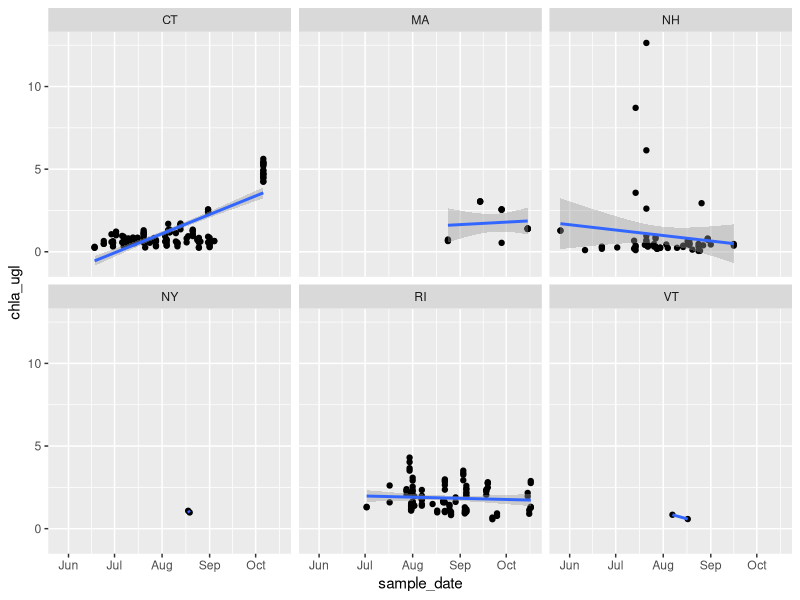
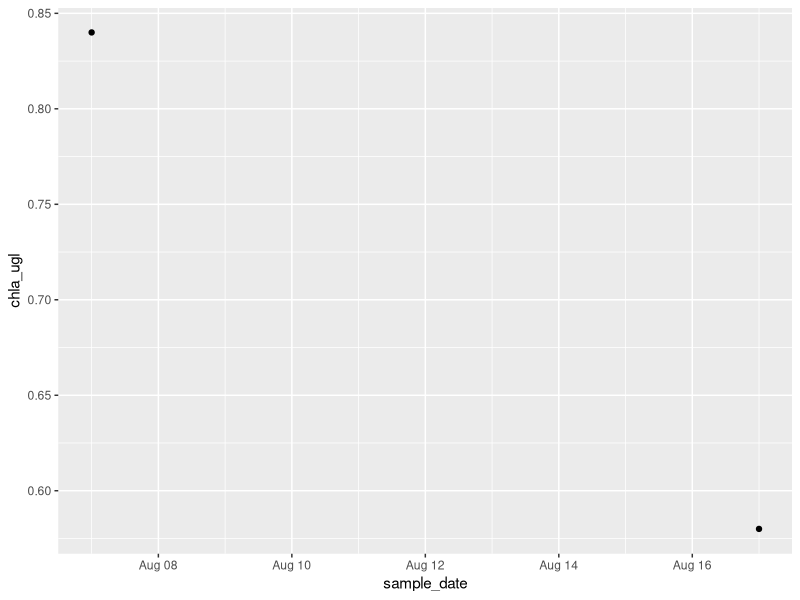
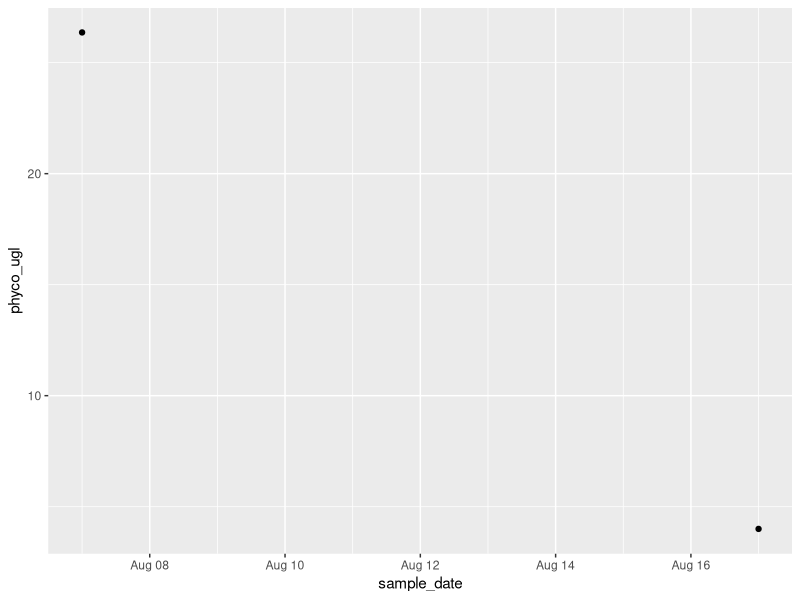
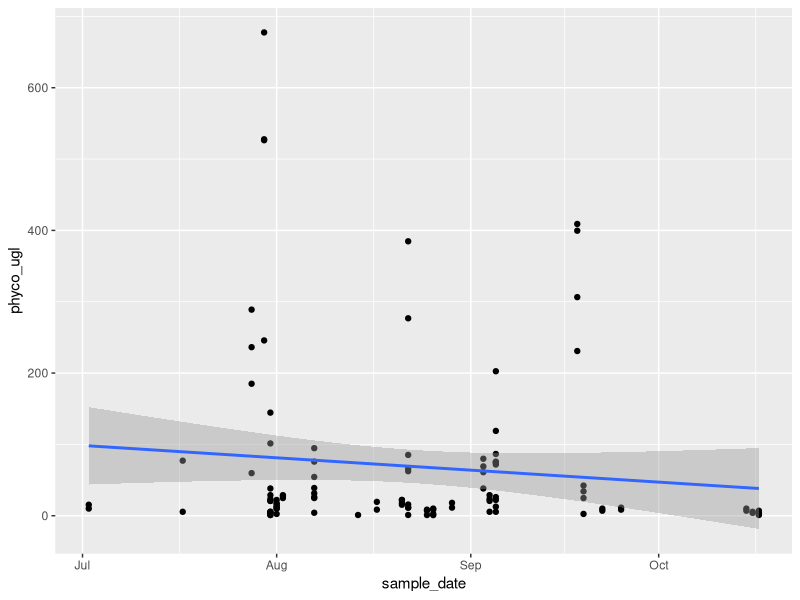
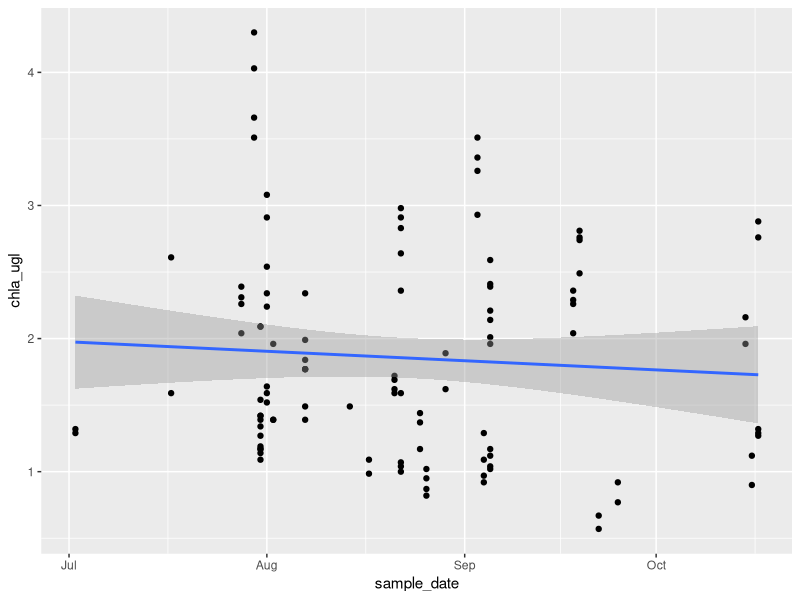
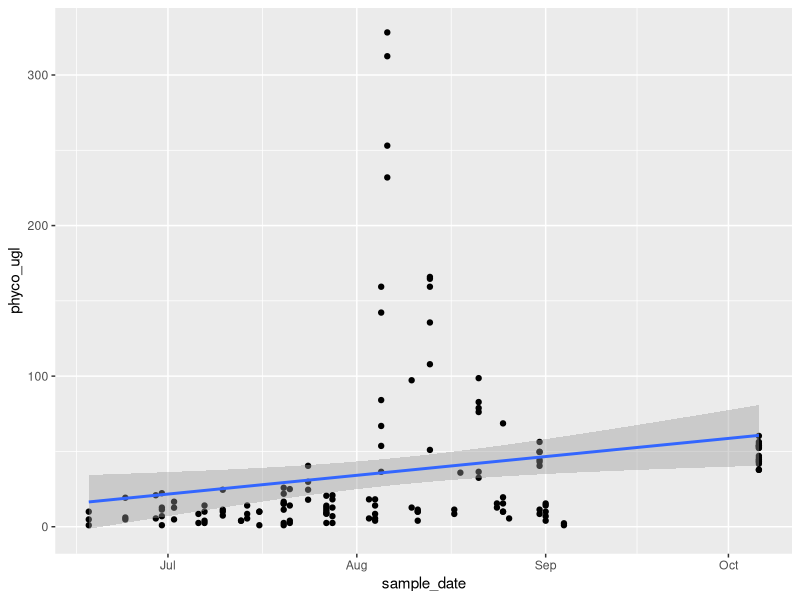
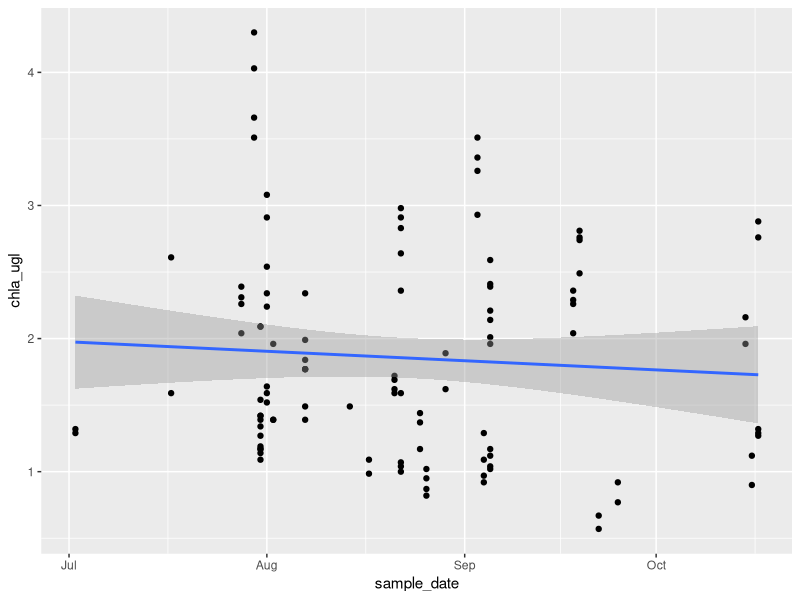
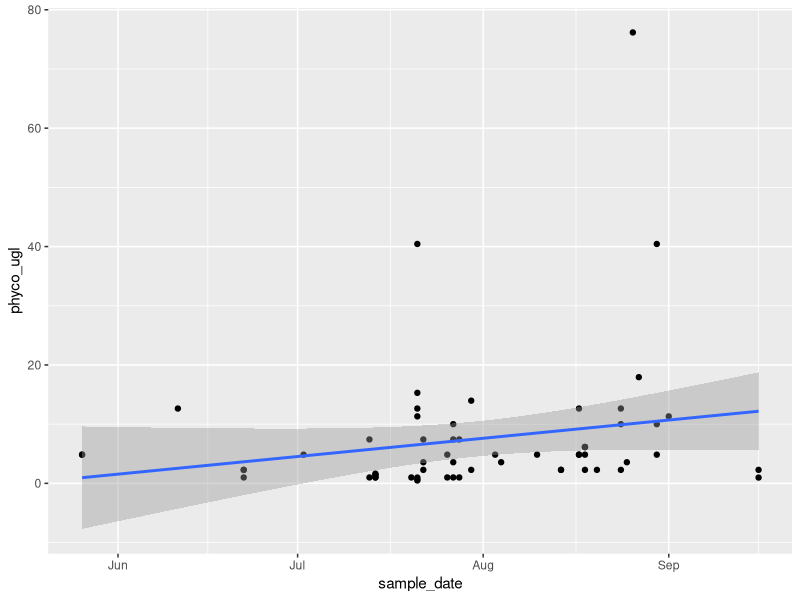

R code for these plots, in order:

library(tidyverse)
library(dplyr)
library(ggplot2)

dat2015 <- read_csv("may data_clean_2015.csv",guess_max = 2000) %>%
  filter(complete.cases(data.frame(chla_ugl,phyco_ugl))) %>%
  filter(chla_ugl > 0) %>% 
  filter(phyco_ugl > 0.1) %>%
  arrange(desc(chla_ugl), desc(phyco_ugl)) %>%
  filter(dilution == "1:1") %>%
  filter(analysis_rep == "Primary") %>%
  filter(fluorometer_type == "Beagle") %>%
  filter(sample_temp_c > 20 & sample_temp_c < 24)%>%
  filter(sample_method==("Intergrated Sampler"))
         
   #####################################################################
  ########################################################################
  
  #  extract the varilables by state
  
  phyco_state<- dat2015 %>%
    group_by (state,phyco_ugl,sample_date)
  
  ########################################################################## 
  summary(dat2015)
  ############################################################################
  chla_gg <- ggplot(data=dat2015, mapping = aes(x=sample_date,y=chla_ugl)) + 
    geom_point() +
    facet_wrap(~ state) +
    geom_smooth(method = "lm")
  chla_gg
  ###########################################################################
  
  Chla_VT<-filter(dat2015,state=="VT")%>%
    select(chla_ugl,sample_date)
  
  plotchla_VT <- ggplot(data = Chla_VT,
                        aes(x=sample_date,y=chla_ugl))+
    geom_point()
  plotchla_VT
  
  
  phyco_VT<-filter(dat2015,state=="VT")%>%
    select(phyco_ugl,sample_date)
  
  plotphyco_VT <- ggplot(data = phyco_VT,
                         aes(x=sample_date,y=phyco_ugl))+
    geom_point()
  
  plotphyco_VT 
  ################################################################################
  phyco_RI<-filter(dat2015,state=="RI")%>%
    select(phyco_ugl,sample_date)
  
  plotphyco_RI <- ggplot(data = phyco_RI,
                         aes(x=sample_date,y=phyco_ugl))+
    geom_point()+
    geom_smooth(method = "lm")
  
  plotphyco_RI 
  
  Chla_RI<-filter(dat2015,state=="RI")%>%
    select(chla_ugl,sample_date)
  
  plotchla_RI <- ggplot(data = Chla_RI,
                        aes(x=sample_date,y=chla_ugl))+
    geom_point()+
    geom_smooth(method = "lm")
  plotchla_RI
  ##################################################################################
  phyco_CT<-filter(dat2015,state=="CT")%>%
    select(phyco_ugl,sample_date)
  
  plotphyco_CT <- ggplot(data = phyco_CT,
                         aes(x=sample_date,y=phyco_ugl))+
    geom_point()+
    geom_smooth(method = "lm")
  
  plotphyco_CT 
  
  Chla_CT<-filter(dat2015,state=="CT")%>%
    select(chla_ugl,sample_date)
  
  plotchla_CT <- ggplot(data = Chla_RI,
                        aes(x=sample_date,y=chla_ugl))+
    geom_point()+
    geom_smooth(method = "lm")
  plotchla_CT
  ##################################################################################
  phyco_NH<-filter(dat2015,state=="NH")%>%
    select(phyco_ugl,sample_date)
  
  plotphyco_NH <- ggplot(data = phyco_NH,
                         aes(x=sample_date,y=phyco_ugl))+
    geom_point()+
    geom_smooth(method = "lm")
  
  plotphyco_NH 
  
  Chla_NH<-filter(dat2015,state=="NH")%>%
    select(chla_ugl,sample_date)
  
  plotchla_NH <- ggplot(data = Chla_NH,
                        aes(x=sample_date,y=chla_ugl))+
    geom_point()+
    geom_smooth(method = "lm")
  plotchla_NH
###################################################################
  phyco_MA<-filter(dat2015,state=="MA")%>%
    select(phyco_ugl,sample_date)
  
  plotphyco_MA <- ggplot(data = phyco_MA,
                         aes(x=sample_date,y=phyco_ugl))+
    geom_point()+
    geom_smooth(method = "lm")
  
  plotphyco_MA 
  
  Chla_MA<-filter(dat2015,state=="MA")%>%
    select(chla_ugl,sample_date)
  
  plotchla_MA <- ggplot(data = Chla_MA,
                        aes(x=sample_date,y=chla_ugl))+
    geom_point()+
    geom_smooth(method = "lm")
  plotchla_MA
  